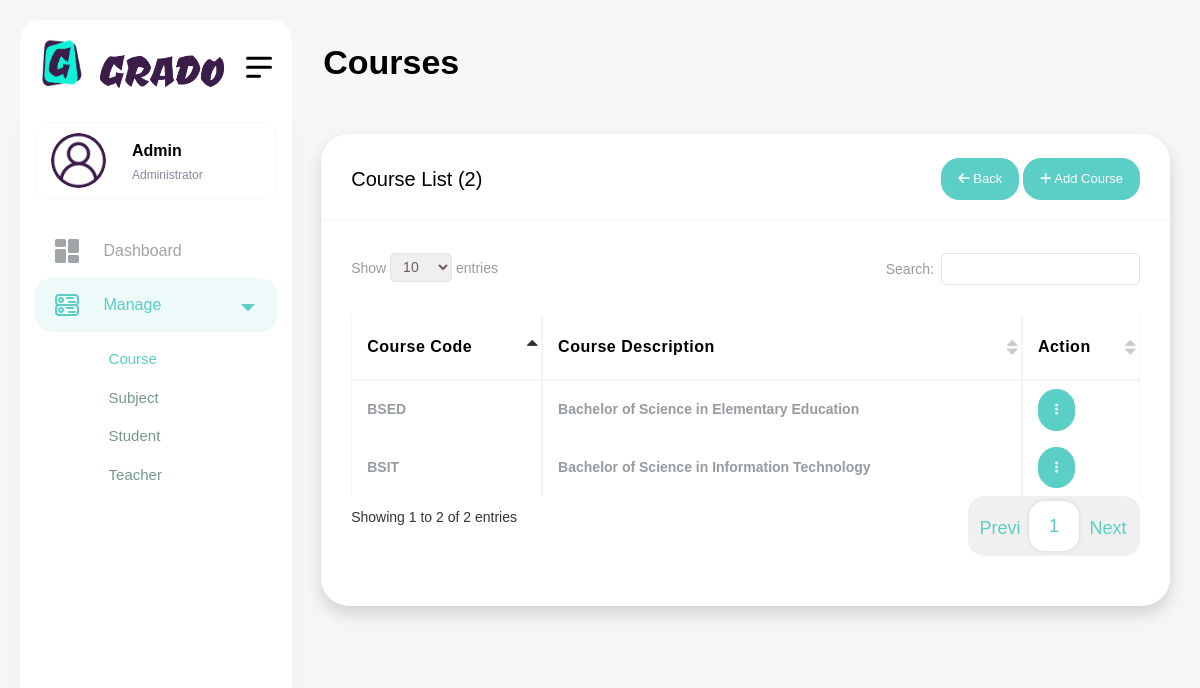
The app's page /admin/index.php?page=courses (signed in) with its own data.
### tables this page shows
CREATE TABLE `courses` (
  `id` int(11) NOT NULL,
  `course_code` text NOT NULL,
  `course_description` text NOT NULL,
  `created_at` datetime NOT NULL DEFAULT current_timestamp()
);

### autoload.php (called while the page is built, shortened)
<?php
function myAutoLoader($className){
    $classes_path = "classes/";
    $models_path = "models/";
    $extension = ".php";
    $filename = $className . $extension;
}

### classes/Database.php (called while the page is built, shortened)
<?php
class Database{
    protected static $instance = null;
    private $pdo, $query, $error = false, $results, $count = 0, $lastInsertId = null;
    private function __construct(){
        try{
            $this->pdo = new PDO('mysql:host='.Config::get('mysql/host').';dbname='.Config::get('mysql/database'), Config::get('mysql/user'), Config::get('mysql/password'), Config::get('mysql/options'));
        }catch(PDOException $e){
            die('Could not connect to database.'.$e->getMessage());
        }
    }
    public static function getInstance(){
        if(!isset(self::$instance)){
            self::$instance = new Database();
        }
        return self::$instance;
    }
    public function query($sql, $params = []){
        if($this->query = $this->pdo->prepare($sql)){
            if($this->query->execute()){
                $this->results = $this->query->fetchAll(PDO::FETCH_OBJ);
            }else{
                $this->error = true;
            }
        }
        return $this;
    }
    public function results(){
        return $this->results;
    }
}

### classes/Model.php (called while the page is built, shortened)
<?php
class Model{
    protected $db, $table, $data, $error = false, $results, $count, $lastInsertId;
    public function __construct($table){
        $this->db = Database::getInstance();
        $this->table = $table;
    }
    public function findAll($order = ''){
        $this->db->query("SELECT * FROM {$this->table} {$order}");
        return $this->db->results();
    }
}

### classes/Config.php (called while the page is built, shortened)
<?php
class Config
{
    private static $config = [
        'mysql' => [
            'host' => 'localhost',
            'user' => 'root',
            'password' => '',
            'database' => 'grade',
            'options' => [
                PDO::ATTR_ERRMODE => PDO::ERRMODE_EXCEPTION,
                PDO::ATTR_DEFAULT_FETCH_MODE => PDO::FETCH_OBJ,
                PDO::ATTR_EMULATE_PREPARES => false
            ]
        ],
        'app' => [
            'name' => 'Grado',
            'url' => 'http://localhost/grado',
            'version' => '1.0.0',
            'debug' => true
        ],
        'mail' => [
            'host' => 'smtp.gmail.com',
            'port' => 587,
            'username' => 'angelnino.ortega.pixel8@gmail.com',
            'password' => 'ztcvbpolateijnbc',
            'from' => 'angelnino.ortega.pixel8@gmail.com',
            'name' => 'Grado'
        ],
        'pages' => [
            'dashboard' => 'dashboard',
            'curriculums' => 'curriculums',
            'curriculum' => 'curriculum',
            'subjects' => 'subjects',
            'subject' => 'subject',
            'students' => 'students',
            'student' => 'student',
            'teachers' => 'teachers',
            'teacher' => 'teacher',
            'courses' => 'courses',
            'course' => 'course',
            'add-grade' => 'add-grade',
            'users' => 'users',
            'profile' => 'profile',
            'logout' => 'logout'
        ]
    ];
    public static function get($path = null)
    {
        if ($path) {
            $config = self::$config;
            $path = explode('/', $path);
            foreach ($path as $bit) {
                if (isset($config[$bit])) {
                    $config = $config[$bit];
                }
            }
            return $config;
        }
        return false;
    }
}

### admin/courses.php (the view, shortened to what this page needs)
<?php
$course = new Course();
$courses = $course->findAll('ORDER BY id DESC');
?>
<div class="container-fluid">
    <div class="card shadow">
        <div class="card-header">
            <h5 class="card-title">
                Course List (<?= count($courses); ?>)
            </h5>
            <div class="float-end">
            <a href="javascript:history.back()" class="btn btn-primary btn-sm">
                    <i class="fas fa-arrow-left"></i>
                    Back
                </a>
                <a href="javascript:void(0)" class="btn btn-primary btn-sm" data-bs-toggle="modal" data-bs-target="#createCourseModal">
                    <i class="fas fa-plus"></i>
                    Add Course
                </a>
            </div>
        </div>
        <div class="card-body">
            <div class="table-responsive">
                <table class="table table-hover table-bordered datatable" style="width: 100%">
                <thead>
                    <tr>
                        <th>Course Code</th>
                        <th>Course Description</th>
                        <th>Action</th>
                    </tr>
                </thead>
                    <?php foreach($courses as $c): ?>
                    <tr>
                        <td><?= $c->course_code; ?></td>
                        <td><?= $c->course_description; ?></td>
                        <td>
                            <div class="dropdown">
                                <a href="javascript:void(0)" class="btn btn-primary btn-sm" data-bs-toggle="dropdown">
                                    <i class="fas fa-ellipsis-v"></i>
                                </a>
                            </div>
                        </td>
                    <?php endforeach; ?>
                </table>
            </div>
        </div>
    </div>
</div>

### records on screen
courses: course_code "BSED", course_description "Bachelor of Science in Elementary Education"
courses: course_code "BSIT", course_description "Bachelor of Science in Information Technology"

### other values on screen
$title "Courses"
count($courses) "2"
